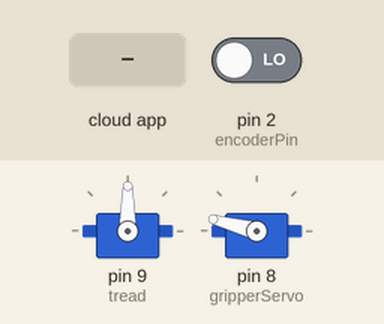
A sketch run on a simulated Arduino Uno, built with avr-gcc and run on an emulated ATmega328P. Shown: 2 × servo. The inputs (shaded band) are chosen by the test bench; at power-on: pin 2 (encoderPin) LOW. The ROS host is connected and sends only what is stated.

Above: at 1.2 s.
1.3 s: the phone or cloud app sets gripperSize to small
At 2.5 s:
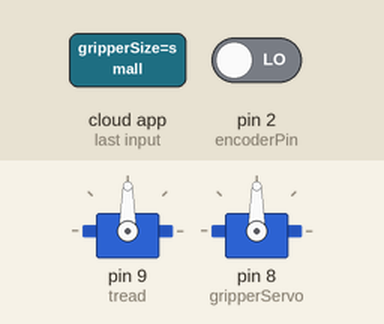
2.8 s: the phone or cloud app sets treadmillMotor to go
At 3.9 s:
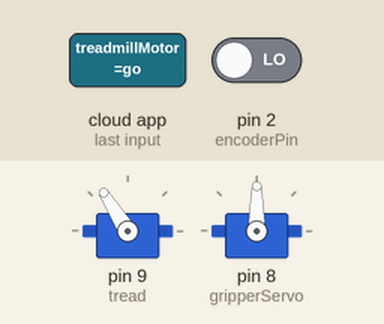
4.3 s: the phone or cloud app sets gripperSize to open
At 5.0 s:
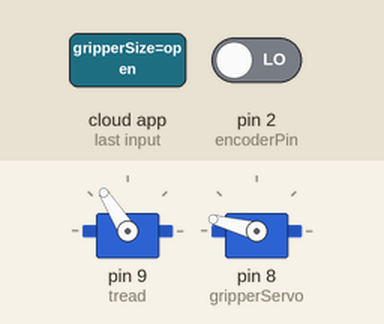
5.8 s: the phone or cloud app sets gripperSize to big
At 6.2 s:
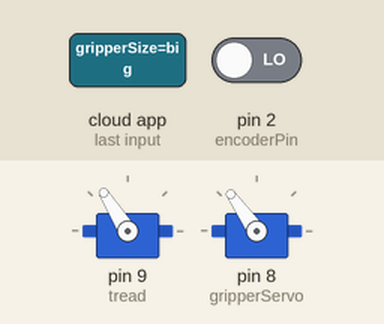
7.3 s: the phone or cloud app sets treadmillMotor to stop
At 8.5 s:
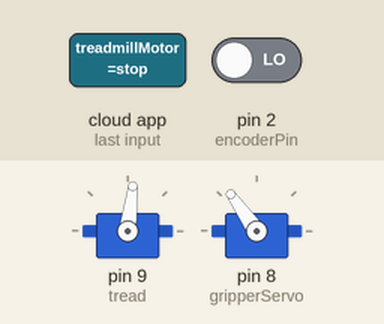
Timing chart, 0 to 9.8 s (numbered marks = the images above; inputs shaded):
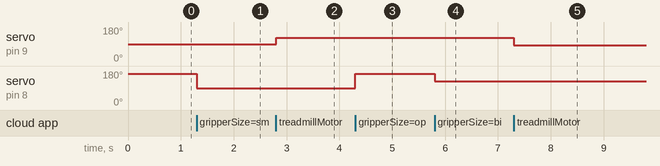

The sketch:

rostest.ino
```cpp
#include <Servo.h>
#include <ros.h>
#include <std_msgs/String.h>
#include <ros/time.h>

Servo gripperServo;
Servo tread;


String data = String("Hello");

std_msgs::String tick_msg;
std_msgs::String gripper_msg;
std_msgs::String print_msg;
ros::Publisher chatter("encoderTick", &tick_msg);
ros::Publisher gripperPub("actuated", &gripper_msg);
ros::Publisher printOut("print", &print_msg);

int encoderPin = 2;
boolean switchState = false;
boolean reading;

void gripperCb( const std_msgs::String& gripperSize){
  data = gripperSize.data;
  printOut.publish(&print_msg);
  if (data == "open") {
     print_msg.data = "adruino.gripperCb: recieved /gripperSize open";
     printOut.publish(&print_msg);
     gripperServo.write(165);
     delay(15);
     digitalWrite(13,HIGH);
   }

   if (data == "small") {
     print_msg.data = "adruino.gripperCb: recieved /gripperSize small";
     printOut.publish(&print_msg);
     gripperServo.write(90);
     delay(15);
     digitalWrite(13,LOW);
   }

   if (data == "big") {
     print_msg.data = "adruino.gripperCb: recieved /gripperSize big";
     printOut.publish(&print_msg);
     printOut.publish(&print_msg);
     gripperServo.write(125);
     delay(15);
   }
   tick_msg.data = "ping";
   chatter.publish(&tick_msg);
}

void treadmillCb( const std_msgs::String& motorSpeed){
   data = motorSpeed.data;
   if (data == "go"){
    tread.writeMicroseconds(1800);
    delay(50);
   }

   if (data == "stop"){
     tread.writeMicroseconds(1400);
     delay(50);
   }
}

ros::NodeHandle  nh;
ros::Subscriber<std_msgs::String> gripperSub("gripperSize" , gripperCb);
ros::Subscriber<std_msgs::String> treadmillSub("treadmillMotor" , treadmillCb);


void setup()
{
  tread.attach(9);
  gripperServo.attach(8);
  gripperServo.write(165);
  nh.initNode();
  nh.subscribe(gripperSub);
  nh.subscribe(treadmillSub);
  nh.advertise(chatter);
  nh.advertise(printOut);


}

void loop()
{
  nh.spinOnce();
  delay(1);

  reading = digitalRead(encoderPin);

  if (reading && switchState){
    switchState = false;
    tick_msg.data = "ping";
    chatter.publish(&tick_msg);
  }
  else if(!reading){
    switchState = true;
  }


}
```

Measured:
- after the input at 1.3 s, servo on pin 8 (gripperServo): 165° → 90° at once
- after the input at 2.8 s, servo on pin 9 (tread): 90° → 122° at once
- after the input at 4.3 s, servo on pin 8 (gripperServo): 90° → 165° at once
- after the input at 5.8 s, servo on pin 8 (gripperServo): 165° → 125° at once
- after the input at 7.3 s, servo on pin 9 (tread): 122° → 83° at once
